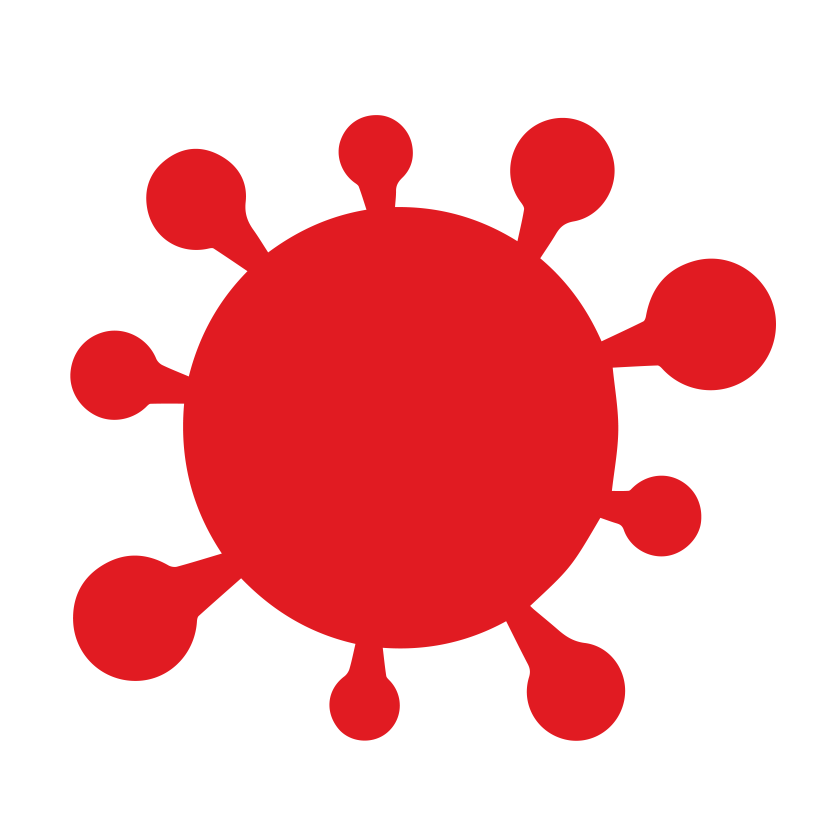
#> input picture Wordcloud/download.png, 4168 x 4168 px, found by its file name (shown at 1/5 size)
$ jupyter execute --allow-errors Worldcloud.ipynb
#> lines starting #> are read from the running program, lines starting #| are printed output that depends on the picture
[cell 1]
import numpy as np
import pandas as pd

#> (a cell that did not finish here is left out)

#> (a cell that did not finish here is left out)

#> (a cell that did not finish here is left out)

[cell 5]
from nltk.tokenize import TweetTokenizer
words = []

#> (a cell that did not finish here is left out)

[cell 7]
print(words[:10])

[cell 8]
unique_words = list(set(words))

[cell 9]
count_word = {uw:0 for uw in unique_words}
for w in words:
    count_word[w]+=1

[cell 10]
list(count_word.items())[:10]

[cell 11]
wc = list(count_word.items())

[cell 12]
wc_sorted = list(reversed(sorted(wc, key=lambda x: x[1])))

[cell 13]
count_word_sorted = {k:v for k,v in wc_sorted}

[cell 14]
wc_sorted[:10]

[cell 15]
import nltk
nltk.download('averaged_perceptron_tagger')
#> (this line was passed over: nltk is not available in this run)

#> (a cell that did not finish here is left out)

[cell 17]
allowed_tags = ["FW", "JJ", "JJR", "JJS", "NN", "NNS", "NNP", "NNPS", "RB", "RBR", "RBS"]
#> (the rest of this cell did not finish here and is left out)

#> (a cell that did not finish here is left out)

#> (a cell that did not finish here is left out)

#> (a cell that did not finish here is left out)

[cell 21]
aw_count = []
#> (the rest of this cell did not finish here and is left out)

[cell 22]
aw_sorted = list(reversed(sorted(aw_count, key=lambda x: x[1])))

[cell 23]
aw_sorted[:30]

[cell 24]
from wordcloud import WordCloud

[cell 25]
from os import path
from PIL import Image
import numpy as np
import matplotlib.pyplot as plt
import os

[cell 26]
mask = np.array(Image.open("/content/drive/MyDrive/WordcloudCovid19-master/download.png"))
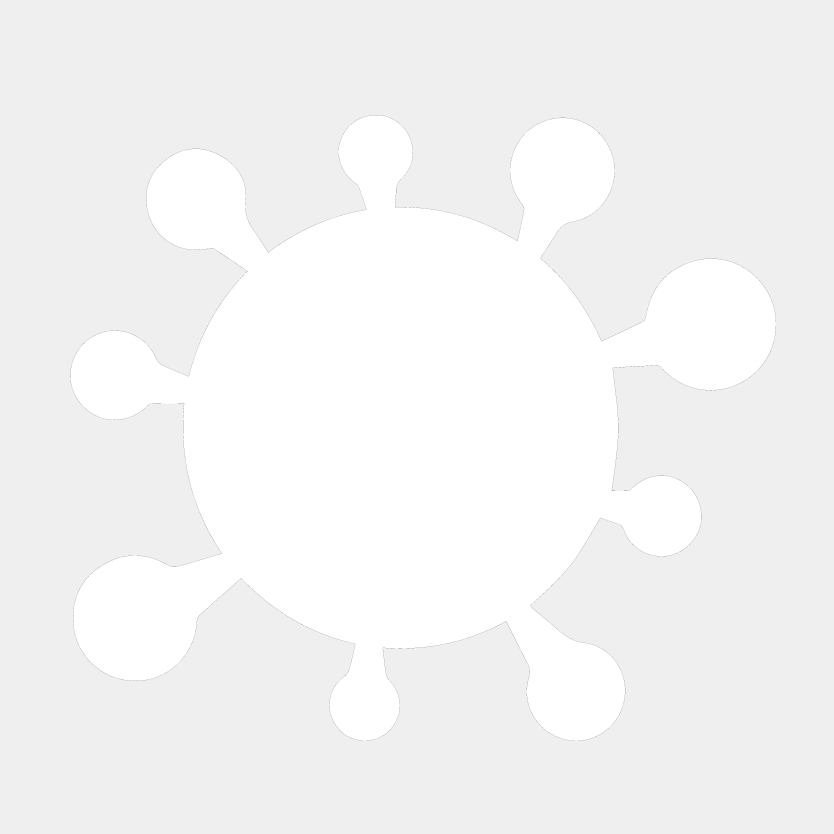
#> mask: shape (4168, 4168) (shown at 1/5 size); min 0, max 16, mean 15.32; drawn with min black and max white
